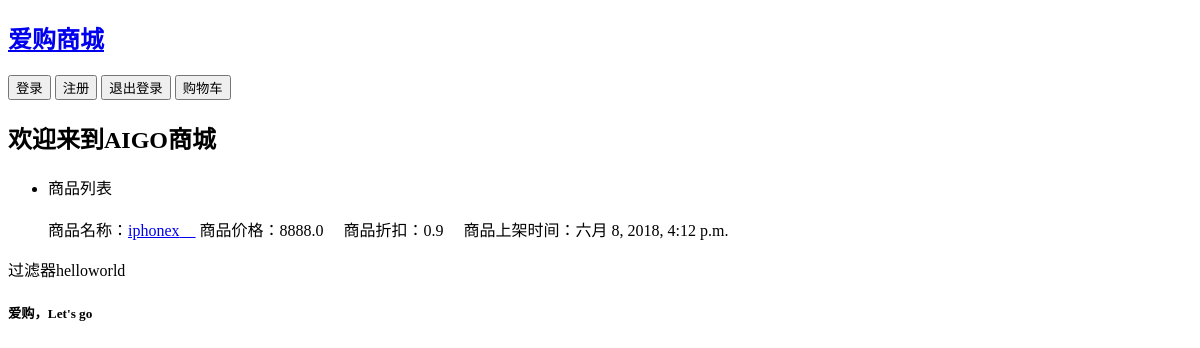
The app's page /, older data.
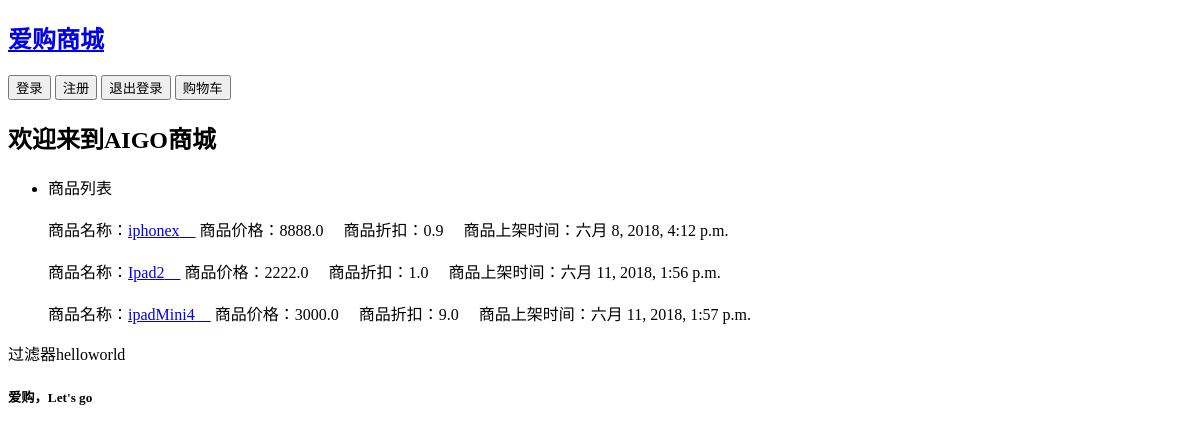
The same page, newer data.
### shop/models.py (models this page shows)
class Commodity(models.Model):
    STATUS = (
        (1, "在售"),
        (2, "缺货"),
        (3, "下架"),
    )
    name = models.CharField(verbose_name='商品名称', max_length=255)
    price = models.FloatField(verbose_name="商品价格")
    discount = models.FloatField(verbose_name="商品折扣")
    status = models.IntegerField(verbose_name="商品状态", choices=STATUS)
    ptime = models.DateTimeField("上架时间", auto_now=True)
    context = RichTextUploadingField(null=True)
    img = models.ImageField(verbose_name="商品图片", upload_to='imgs/')
    class Meta:
        verbose_name = verbose_name_plural = "商品信息"

### shop/views.py (the view)
# urls.py: path('', index, name='index'),
def index(request):
    goods = Commodity.objects.all()
    return render(request, 'index.html', context={
        'goods': goods,
        'hello': "hello",
    })

### shop/middles.py (called while the page is built)
    def process_request(self, request):
        request.user.car = {}
        shopcar = request.COOKIES.get("goods")
        if shopcar:
            request.user.car.update(eval(shopcar))

    def process_response(self, request, response):
        if not hasattr(request.user, "car"):
            request.user.car = {}
        response.set_cookie("goods", request.user.car)
        return response

### shop/templatetags/upper.py (called while the page is built)
@register.tag
def upper(parser, token):
    nodelist = parser.parse("endupper")
    parser.delete_first_token()
    return UpperNode(nodelist)

def ass(value1):
    return value1 + "world"

    def render(self, context):
        content = self.nodelist.render(context)
        return content.upper()

### shop/templates/index.html (shortened to what this page needs)
{% extends "base.html" %}
{% block body %}
<h2>
    {% load upper %}
</h2>
    <ul>
        <li>商品列表</li>
        {% for good in goods%}
        <br>
        商品名称：<a href="{% url 'info' good.id %}">{{ good.name }}&emsp;</a>
        商品价格：{{ good.price }}&emsp;
        {% if good.discount %}
        商品折扣：{{ good.discount }}&emsp;
        {% endif %}
        商品上架时间：{{ good.ptime }}&emsp;
        <br>
        {% endfor %}
    </ul>
    <div>
        过滤器{{ hello | ass}}
    </div>
{% endblock %}

### shop/templates/base.html (shortened to what this page needs)
<!DOCTYPE html>
<html lang="en">
<head>
</head>
<body>
    {% include "nav.html" %}
    {% block body %}{% endblock%}
    {% include "foot.html" %}
</body>
</html>

### shop/templates/nav.html
<nav>
    <h2><a href="{% url 'index' %}">爱购商城</a></h2>
    <a href="{% url 'login' %}"><button>登录</button></a>
    <a href="{% url 'create' %}"><button>注册</button></a>
    <a href="{% url 'logout' %}"><button>退出登录</button></a>
    <a href="{% url 'carinfo' %}"><button>购物车</button></a>
</nav>

### shop/templates/foot.html
<div class="foot">
    <nav>
        <h5>爱购，Let's go</h5>
    </nav>
</div>

Row changes from the older to the newer data that the page shows:
added Commodity: name "Ipad2", price "2222.0", discount "1.0", ptime "六月 11, 2018, 1:56 p.m."
added Commodity: name "ipadMini4", price "3000.0", discount "9.0", ptime "六月 11, 2018, 1:57 p.m."
